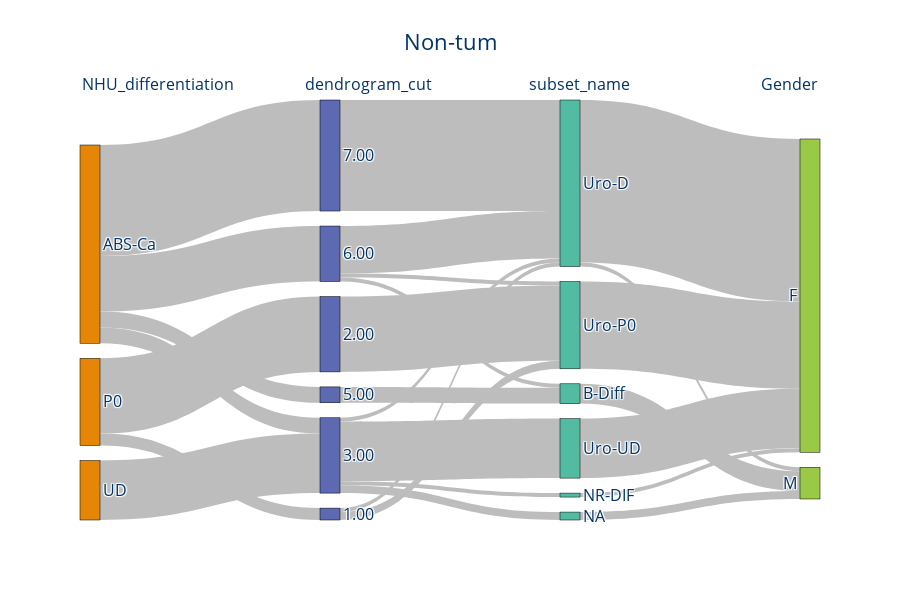

The code cell stored with this chart in its notebook:
### Code cell
reorder_cols = [
    "NHU_differentiation",
    "dendrogram_cut",
    "subset_name",
    # "RawKMeans_CS_7_rwd_mut",
    "Gender",
]
meta, sky_fig = sky.main(df=morp_df.fillna("NA"), reorder_cols=reorder_cols, title="Non-tum", retMeta=True)
sky_fig.show()

### Figure 1 — Plotly figure (JSON) as saved in the notebook; plotly's stock layout.template omitted (floating-point values rounded to 4 significant figures)
{"data": [{"arrangement": "perpendicular", "link": {"color": "#bdbdbd", "source": [0, 0, 0, 0, 1, 1, 2, 3, 3, 4, 5, 5, 5, 5, 6, 7, 7, 7, 8, 9, 10, 11, 12, 12, 13, 14], "target": [5, 6, 7, 8, 3, 4, 5, 12, 13, 13, 10, 11, 12, 14, 9, 9, 12, 13, 12, 15, 15, 16, 16, 15, 16, 16], "value": [4, 4, 14, 28, 3, 19, 15, 1, 2, 19, 2, 1, 1, 15, 4, 1, 12, 1, 28, 5, 2, 1, 41, 1, 22, 15]}, "node": {"color": ["rgb(229, 134, 6)", "rgb(229, 134, 6)", "rgb(229, 134, 6)", "rgb(93, 105, 177)", "rgb(93, 105, 177)", "rgb(93, 105, 177)", "rgb(93, 105, 177)", "rgb(93, 105, 177)", "rgb(93, 105, 177)", "rgb(82, 188, 163)", "rgb(82, 188, 163)", "rgb(82, 188, 163)", "rgb(82, 188, 163)", "rgb(82, 188, 163)", "rgb(82, 188, 163)", "rgb(153, 201, 69)", "rgb(153, 201, 69)"], "label": ["ABS-Ca", "P0", "UD", "1.00", "2.00", "3.00", "5.00", "6.00", "7.00", "B-Diff", "NA", "NR-DIF", "Uro-D", "Uro-P0", "Uro-UD", "M", "F"], "line": {"color": "black", "width": 0.5}, "pad": 15, "thickness": 20}, "type": "sankey"}], "layout": {"annotations": [{"align": "left", "font": {"color": "#003366", "size": 16}, "showarrow": false, "text": "NHU_differentiation", "x": 0, "xref": "x", "y": 1.07, "yref": "paper"}, {"align": "left", "font": {"color": "#003366", "size": 16}, "showarrow": false, "text": "dendrogram_cut", "x": 1, "xref": "x", "y": 1.07, "yref": "paper"}, {"align": "left", "font": {"color": "#003366", "size": 16}, "showarrow": false, "text": "subset_name", "x": 2, "xref": "x", "y": 1.07, "yref": "paper"}, {"align": "left", "font": {"color": "#003366", "size": 16}, "showarrow": false, "text": "Gender", "x": 3, "xref": "x", "y": 1.07, "yref": "paper"}], "font": {"color": "#003366", "size": 16}, "height": 600, "plot_bgcolor": "rgba(0,0,0,0)", "title": {"text": "Non-tum"}, "xaxis": {"showgrid": false, "visible": false, "zeroline": false}, "yaxis": {"showgrid": false, "visible": false, "zeroline": false}}}
